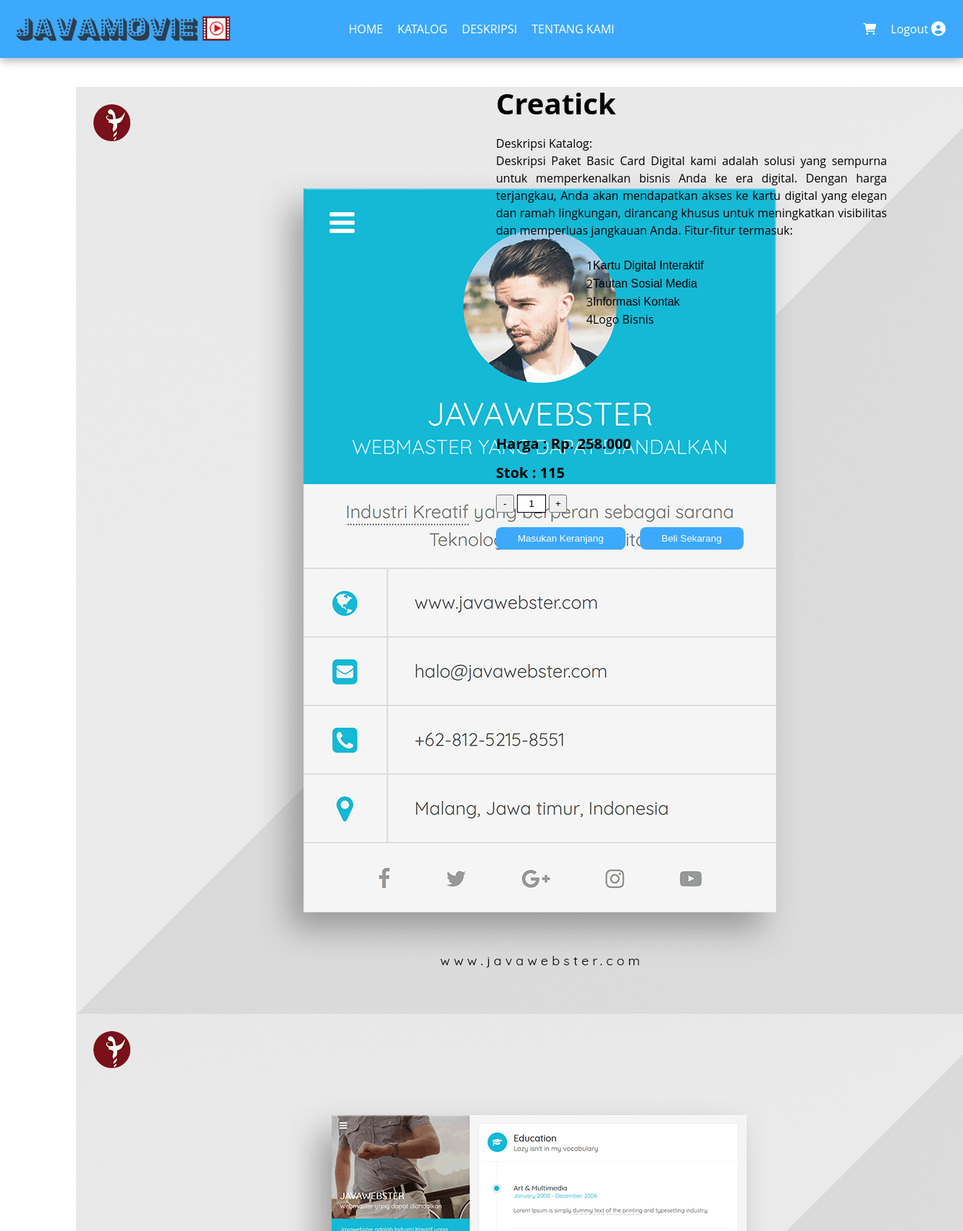
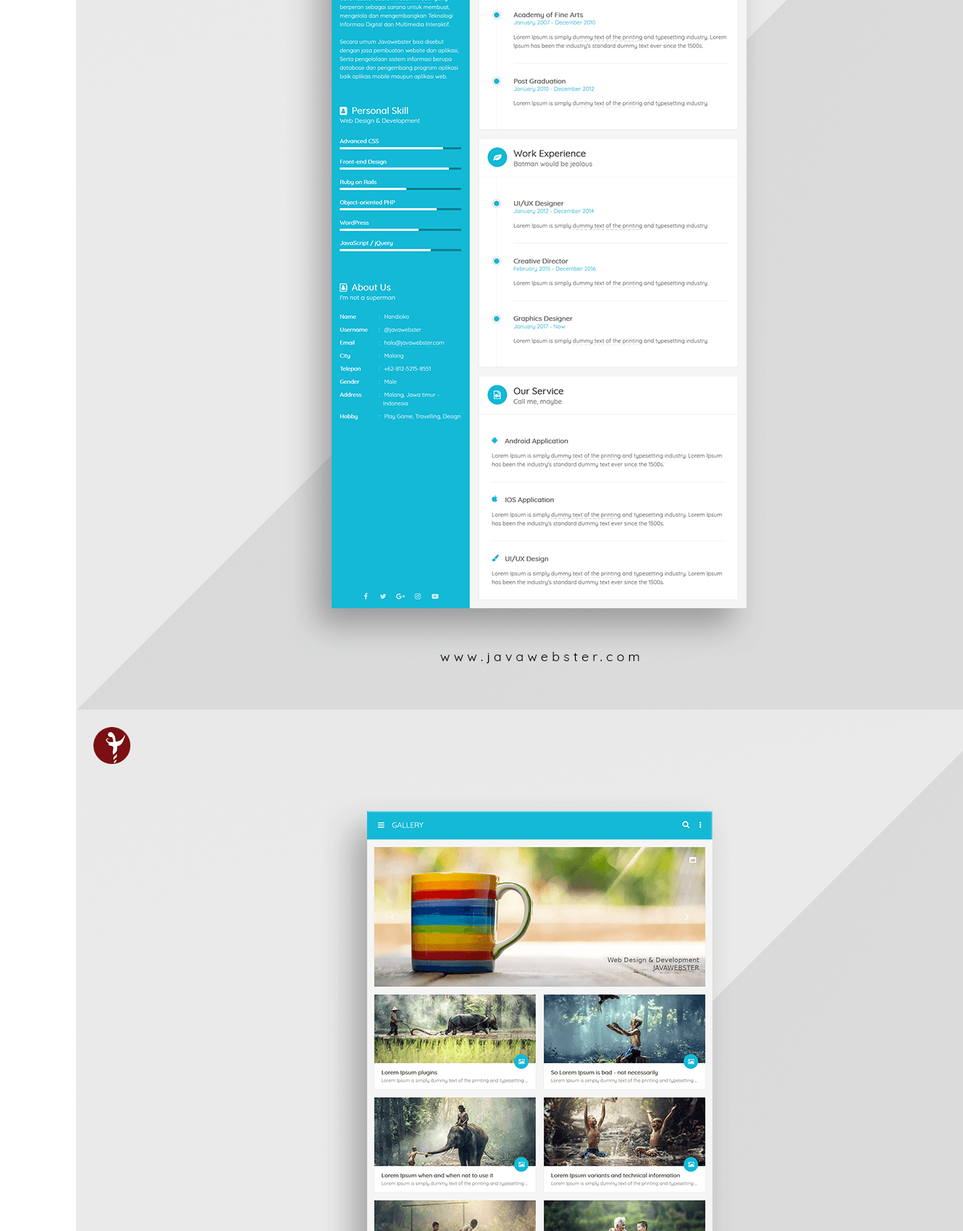
The page /public/Katalog/detail/11 (upper part) on the database its author committed (2 pictures, top to bottom).
### tables this page shows
CREATE TABLE `catalog` (
  `katalog_id` int(1) NOT NULL,
  `tgl_masuk_stock` datetime NOT NULL,
  `nama_katalog` varchar(28) NOT NULL,
  `deskripsi_katalog` text NOT NULL,
  `nama_gambar` varchar(45) NOT NULL,
  `nama_gambar2` varchar(58) NOT NULL,
  `nama_gambar3` varchar(58) NOT NULL,
  `nama_gambar4` varchar(58) NOT NULL,
  `nama_gambar5` varchar(58) NOT NULL,
  `kategori_id` int(28) NOT NULL,
  `harga` int(28) NOT NULL,
  `stock` int(28) NOT NULL,
  `sold` int(28) NOT NULL
);

### app/core/Controller.php (called while the page is built, shortened)
<?php
class Controller
{
    public function view($view, $data = [])
    {
        require_once '../app/views/' . $view . '.php';
    }
    public function model($model)
    {
        return new $model;
    }
}

### app/controllers/Katalog.php (called while the page is built, shortened)
<?php
class Katalog extends Controller
{
    public function detail($id)
    {
        $data['judul'] = 'Detail Katalog';
        $data['kategori'] = $this->model('admin_model')->getALLKategori();
        $data['katalog'] = $this->model('admin_model')->getALLKatalogById($id);
        $kategori_id = $data['katalog']['kategori_id'];
        $data['paket'] = $this->model('admin_model')->getPaketByKategoriId($kategori_id);
        $data['trx'] = $this->model('admin_model')->getALLTransaksiById($id);
        $id_user = $this->model('auth_model')->getLoggedInUserId();
        $data['id_user'] = $id_user;
        $username = $this->model('auth_model')->getLoggedInUsername();
        $data['username'] = $username;
        $this->view('templates/header', $data);
        $this->view('katalog/detail', $data);
        $this->view('templates/footer');
    }
}

### app/core/App.php (called while the page is built, shortened)
<?php
class App
{
    protected $method = 'index';
    protected $params = [];
    public function __construct()
    {
        $url = $this->parseURL();
        if (file_exists('../app/controllers/' . $url[0] . '.php')) {
            unset($url[0]);
        }
        $this->controller = new $this->controller;
        if (isset($url[1])) {
            if (method_exists($this->controller, $url[1])) {
                $this->method = $url[1];
                unset($url[1]);
            }
        }
        if (!empty($url)) {
            $this->params = array_values($url);
        }
        call_user_func_array([$this->controller, $this->method], $this->params);
    }
    public function parseURL()
    {
        if (isset($_GET['url'])) {
            $url = rtrim($_GET['url'], '/');
            $url = filter_var($url, FILTER_SANITIZE_URL);
            $url = explode('/', $url);
            return $url;
        }
    }
}

### public/index.php (called while the page is built, shortened)
<?php
$app = new App;

### app/core/Database.php (called while the page is built, shortened)
<?php
class Database
{
    private $host = DB_HOST;
    private $user = DB_USER;
    private $pass = DB_PASS;
    private $db_name = DB_NAME;
    private $dbh;
    private $stmt;
    public function __construct()
    {
        $dsn = 'mysql:host=' . $this->host . ';dbname=' . $this->db_name;
        $option = [
            PDO::ATTR_PERSISTENT => true,
            PDO::ATTR_ERRMODE => PDO::ERRMODE_EXCEPTION
        ];
        try {
            $this->dbh = new PDO($dsn, $this->user, $this->pass, $option);
        } catch (PDOException $e) {
            die($e->getMessage());
        }
    }
    public function query($query)
    {
        $this->stmt = $this->dbh->prepare($query);
    }
    public function bind($param, $value, $type = null)
    {
        if (is_null($type)) {
            switch (true) {
                case is_int($value):
                    $type = PDO::PARAM_INT;
                    break;
                default:
                    $type = PDO::PARAM_STR;
            }
        }
        $this->stmt->bindvalue($param, $value, $type);
    }
    public function execute()
    {
        $this->stmt->execute();
    }
    public function single()
    {
        $this->execute();
        return $this->stmt->fetch(PDO::FETCH_ASSOC);
    }
}

### app/models/admin_model.php (called while the page is built, shortened)
<?php
class admin_model extends Controller
{
    private $table2 = 'catalog';
    private $table3 = 'transaksi';
    private $table4 = 'kategori';
    private $db;
    public function __construct()
    {
        $this->db = new Database;
    }
    public function getALLKatalogById($id)
    {
        $this->db->query('SELECT * FROM ' . $this->table2 . ' WHERE katalog_id = :katalog_id ORDER BY katalog_id DESC');
        $this->db->bind('katalog_id', $id);
        return $this->db->single();
    }
    public function getALLTransaksiById($id)
    {
        $this->db->query('SELECT * FROM ' . $this->table3 . ' WHERE trx_id = :trx_id ORDER BY trx_id DESC');
        $this->db->bind('trx_id', $id);
        return $this->db->single();
    }
    public function getALLKategori()
    {
        $this->db->query('SELECT * FROM ' . $this->table4 . ' ORDER BY id_kategori ASC');
        return $this->db->resultSet();
    }
    public function getKategoriByIdM8($id)
    {
        $this->db->query('SELECT * FROM catalog WHERE kategori_id = :kategori_id ORDER BY katalog_id DESC LIMIT 8');
        $this->db->bind('kategori_id', $id);
        return $this->db->resultSet();
    }
    public function getPaketByKategoriId($id)
    {
        $this->db->query('SELECT * FROM paket WHERE kategori_id = :kategori_id');
        $this->db->bind('kategori_id', $id);
        return $this->db->resultSet();
    }
}

### app/views/katalog/detail.php (the view, shortened to what this page needs)
<?php
$this->view('templates/navbar', $data);
?>
<main>
    <div class="container-detail-katalog">
        <div class="container-detail">
            <div class="primary-box">
                <div id="main-slider" class="splide">
                    <div class="splide__track">
                        <ul class="splide__list">
                            <li class="splide__slide">
                                <img src="<?= BASEURL ?>assets/img/katalog/<?= $data['katalog']['nama_gambar'] ?>" />
                            </li>
                            <li class="splide__slide">
                                <img src="<?= BASEURL ?>assets/img/katalog/<?= $data['katalog']['nama_gambar2'] ?>" />
                            </li>
                            <li class="splide__slide">
                                <img src="<?= BASEURL ?>assets/img/katalog/<?= $data['katalog']['nama_gambar3'] ?>" />
                            </li>
                        </ul>
                    </div>
                </div>
            </div>
            <div class="secondary-box content-box">
                <form action="<?= BASEURL ?>Katalog/addTransaksiUser" method="post">
                    <div class="title">
                        <h2><?= $data['katalog']['nama_katalog'] ?></h2>
                    </div>
                    <div class="deskripsi">
                        <p style="text-align: justify;">
                            <?php
                            $deskripsi_katalog = htmlspecialchars_decode($data['katalog']['deskripsi_katalog']);
                            $deskripsi_katalog = str_replace("<br>", "<br>", $deskripsi_katalog);
                            echo "Deskripsi Katalog: " . $deskripsi_katalog . "<br>";
                            ?>
                        </p>
                    </div>
                    <div class="harga">
                        <h6>Harga : Rp. <?= number_format($data['katalog']['harga'], 0, ',', '.') ?></h6>
                    </div>
                    <div class="stok">
                        <h6>Stok : <?= $data['katalog']['stock'] ?></h6>
                    </div>
                    <div class="quantity">
                        <input type='button' value='-' class='qtyminus minus' field='quantity' />
                        <input type='text' name="jumlah" value='1' class='qty' readonly />
                        <input type='button' value='+' class='qtyplus plus' field='quantity' />
                    </div>
                    <div class="button">
                        <button>Masukan Keranjang</button>
                        <button type="submit">Beli Sekarang</button>
                    </div>
                </form>
            </div>
        </div>
    </div>
</main>

### app/views/templates/header.php (shortened to what this page needs)
<!DOCTYPE html>
<html lang="en">
<head>
    <link href="https://cdn.jsdelivr.net/npm/@splidejs/splide@4.1.4/dist/css/splide.min.css" rel="stylesheet">
    <link rel="stylesheet" href="<?= BASEURL ?>css/auth/login.css">
    <link rel="stylesheet" href="<?= BASEURL ?>css/templates/navbar.css">
    <link rel="stylesheet" href="<?= BASEURL ?>css/templates/footer.css">
    <link rel="stylesheet" href="<?= BASEURL ?>css/home/home.css">
    <link rel="stylesheet" href="<?= BASEURL ?>css/katalog/katalog.css">
    <link rel="stylesheet" href="<?= BASEURL ?>css/katalog/detail.css">
    <link rel="stylesheet" href="<?= BASEURL ?>css/style.css">
</head>
<body>

### app/views/templates/navbar.php (shortened to what this page needs)
<header class="header-home">
    <div class="container-navbar">
        <div class="logo-box">
            <figure>
                <img src="<?= BASEURL ?>assets/img/logo/javamovie.png" alt="">
            </figure>
        </div>
        <div class="menu-box">
            <ul>
                <li>
                    <a <?php if ($data['judul'] == 'Home' || $data['judul'] == 'Dashboard') {
                            echo "class='active'";
                        } ?> href="<?= BASEURL ?>Home/index">Home</a>
                </li>
                <li>
                    <a <?php if ($data['judul'] == 'Katalog' || $data['judul'] == 'Dashboard') {
                            echo "class='active'";
                        } ?> href="<?= BASEURL ?>katalog/index">Katalog</a>
                </li>
                <li>
                    <a <?php if ($data['judul'] == 'Deskripsi' || $data['judul'] == 'Dashboard') {
                            echo "class='active'";
                        } ?> href="<?= BASEURL ?>Deskripsi/index">Deskripsi</a>
                </li>
                <li>
                    <a href="">Tentang Kami</a>
                </li>
            </ul>
        </div>
        <div class="profile-box">
            <div class="keranjang">
                <i class="fa-solid fa-cart-shopping"></i>
            </div>
            <div class="profile">
                <a href="<?= BASEURL . 'auth/logout' ?>">
                    Logout
                </a>
                <i class="fa-solid fa-circle-user"></i>
            </div>
        </div>
    </div>
</header>

### app/views/templates/footer.php (shortened to what this page needs)
</body>
</html>

### public/css/templates/navbar.css (style rules this page uses)
header.header-home { width: 100%; height: 80px; position: sticky; z-index: 100; top: 0; }
header .container-navbar { width: 100%; padding: 0 20px; display: flex; justify-content: space-between; background-color: var(--blue-color3); color: white; box-shadow: var(--shadow-bottom); }
header .container-navbar>div { width: calc(100% / 3); }
header .container-navbar .logo-box { line-height: 80px; padding: 20px 0; }
header .container-navbar .logo-box img { height: 40px; }
header .container-navbar .menu-box ul { display: flex; gap: 20px; line-height: 80px; justify-content: center; }
header .container-navbar .menu-box ul a { background: linear-gradient(to right, var(--blue-color3), var(--blue-color3)), linear-gradient(to right, gold, goldenrod); background-size: 100% 3px, 0 3px; background-position: 100% 100%, 0 100%; background-repeat: no-repeat; text-transform: uppercase; padding-bottom: 8px; }
header .container-navbar .profile-box { display: flex; gap: 20px; line-height: 80px; justify-content: end; }
header .container-navbar .profile-box .profile { line-height: 80px; text-align: center; cursor: pointer; display: flex; gap: 4px; }
header .container-navbar .profile-box .profile i { font-size: 20px; color: white; align-self: center; }

### public/css/home/home.css (style rules this page uses)
main { width: 100%; }

### public/css/katalog/detail.css (style rules this page uses)
.container-detail-katalog { width: 100%; }
.container-detail-katalog .container-detail { padding: 40px; max-width: 1200px; margin: 0 auto; display: flex; gap: 20px; }
.container-detail-katalog .container-detail > div { width: calc(100% / 2); }
.container-detail-katalog .container-detail > div .title h2 { text-transform: capitalize; font-size: 40px; line-height: 46px; display: -webkit-box; -webkit-line-clamp: 3; -webkit-box-orient: vertical; overflow: hidden; text-overflow: ellipsis; }
.container-detail-katalog .container-detail > div .deskripsi { margin-top: 20px; line-height: 24px; display: -webkit-box; -webkit-line-clamp: 18; -webkit-box-orient: vertical; overflow: hidden; text-overflow: ellipsis; }
.container-detail-katalog .container-detail > div .stok h6, .container-detail-katalog .container-detail > div .harga h6 { margin-top: 20px; font-size: 20px; }
.container-detail-katalog .container-detail > div .button { display: flex; gap: 20px; }
.container-detail-katalog .container-detail > div button { background-color: var(--buttonp-color); margin-top: 20px; padding: 8px 30px; color: white; border-radius: 8px; }
.qty { width: 40px; height: 25px; text-align: center; margin-top: 20px; border: 1px solid black !important; }
input.qtyplus { width: 25px; height: 25px; cursor: pointer; }
input.qtyminus { width: 25px; height: 25px; cursor: pointer; }
.content-box { display: flex; flex-wrap: wrap; justify-content: space-between; }

### rows shown on the page
catalog: nama_gambar (picture), nama_gambar2 (picture), nama_gambar3 (picture), nama_katalog "Creatick", deskripsi_katalog "Deskripsi Paket Basic Card Digital kami adalah solusi yang sempurna untuk memperkenalkan bisnis Anda ke era digital. Dengan harga terjangkau, Anda akan mendapatkan akses ke kartu digital yang elegan dan ramah lingkungan, dirancang khusus untuk meningkatkan visibilitas dan memperluas jangkauan Anda. Fitur-fitur termasuk: 1 Kartu Digital Interaktif 2 Tautan Sosial Media 3 Informasi Kontak 4 Logo Bisnis", harga "258.000", stock "115"
